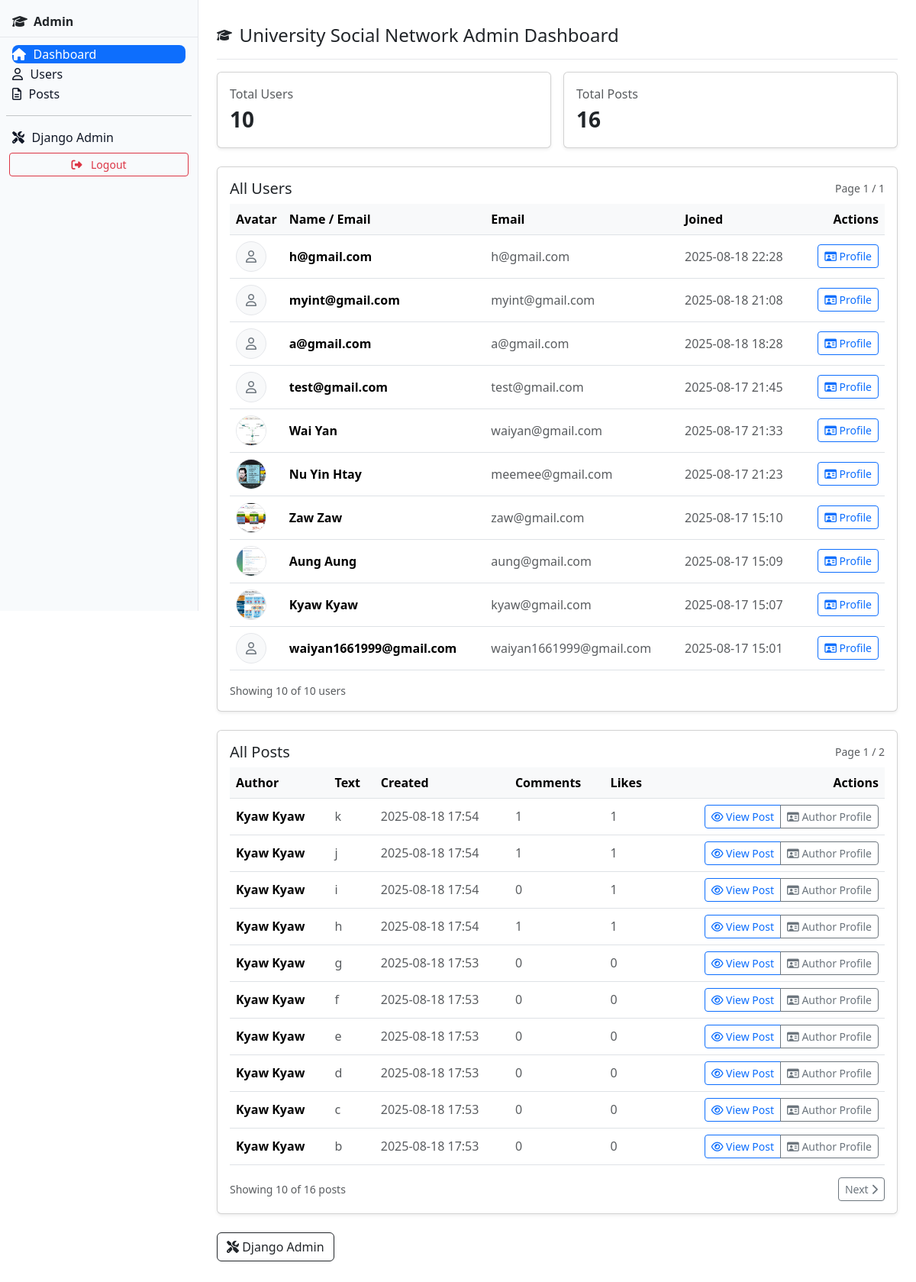
The app's page /admin-dash/ (signed in), older data.
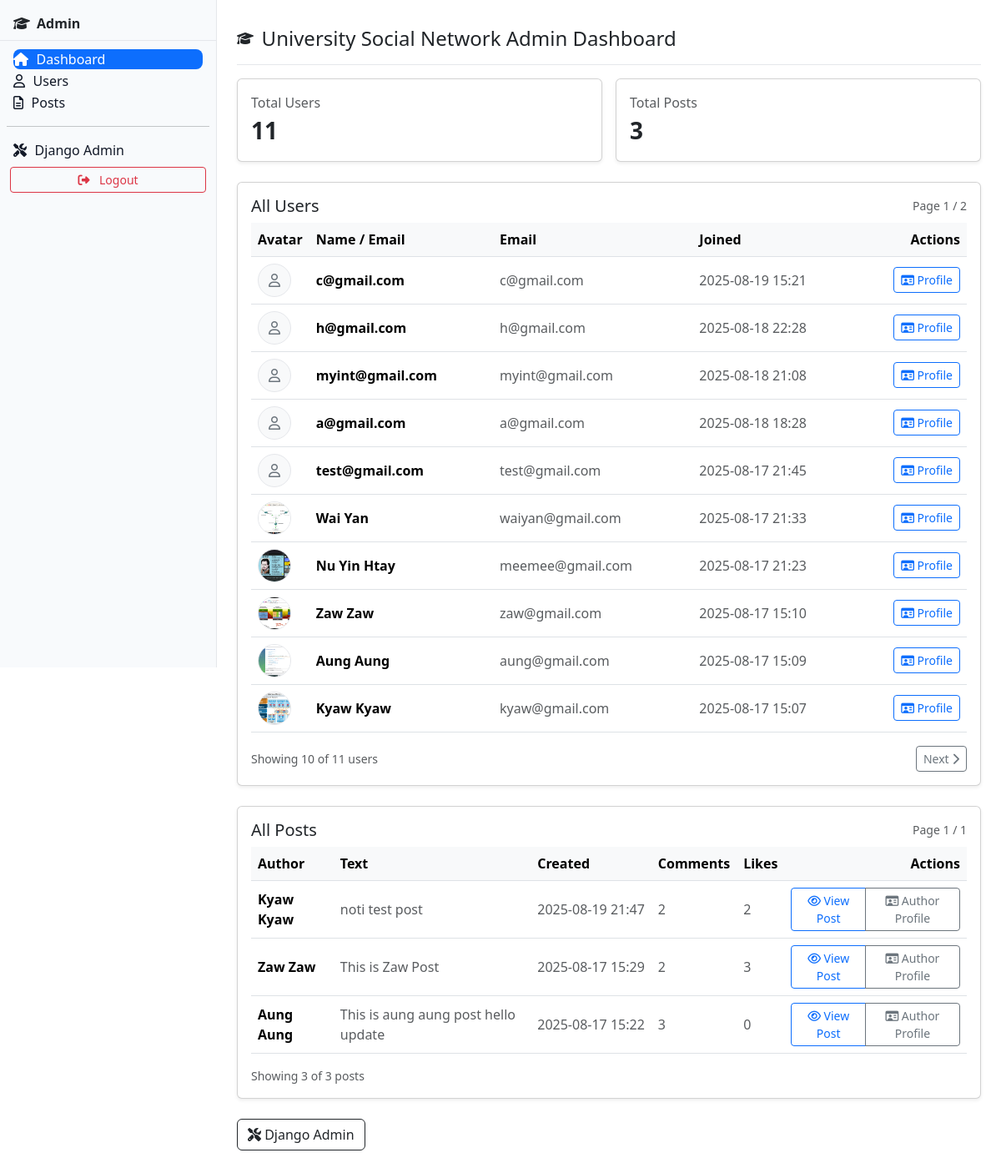
The same page, newer data.
### myapp/models.py (models this page shows, shortened)
class User(AbstractBaseUser, PermissionsMixin):
    email = models.EmailField(unique=True)
    is_staff = models.BooleanField(default=False)
    is_active = models.BooleanField(default=True)
    date_joined = models.DateTimeField(default=timezone.now)
    objects = UserManager()
    USERNAME_FIELD = "email"
    REQUIRED_FIELDS = []

class Profile(models.Model):
    MAJOR = [
        ('CST', 'CST'),
        ('CS',  'Computer Science (CS)'),
        ('CT',  'Computer Technology (CT)'),
    ]
    ACADEMIC_YEAR = [
        ('FIRST_YEAR',  'first year'),
        ('SECOND_YEAR', 'Second year'),
        ('THIRD_YEAR',  'Third year'),
        ('FORUTH_YEAR', 'Fourth year'),
        ('FINAL_YEAR',  'Final year'),
    ]
    user = models.OneToOneField(
        settings.AUTH_USER_MODEL,
        on_delete=models.CASCADE,
        related_name="profile",
    )
    full_name = models.CharField(max_length=150, blank=True)
    bio = models.TextField(blank=True)
    major = models.CharField(max_length=15, choices=MAJOR, blank=True, null=True)
    year = models.CharField(max_length=15, choices=ACADEMIC_YEAR, blank=True, null=True)
    roll_no = models.CharField(max_length=15, blank=True, null=True)
    photo = models.ImageField(upload_to='profile', blank=True, null=True)
    phone_no = models.CharField(max_length=15, blank=True, null=True)
    posts_count = models.PositiveIntegerField(default=0)
    followers_count = models.PositiveIntegerField(default=0)
    following_count = models.PositiveIntegerField(default=0)

class Post(models.Model):
    author = models.ForeignKey(settings.AUTH_USER_MODEL, on_delete=models.CASCADE, related_name="posts")
    text = models.TextField(blank=True)
    photo = models.ImageField(upload_to='post', blank=True, null=True)
    is_edited = models.BooleanField(default=False)
    created_at = models.DateTimeField(default=timezone.now, db_index=True)
    updated_at = models.DateTimeField(auto_now=True)
    comments_count = models.PositiveIntegerField(default=0)
    likes_count = models.PositiveIntegerField(default=0)
    saves_count = models.PositiveIntegerField(default=0)
    class Meta:
        indexes = [
            models.Index(fields=["-created_at"]),
            models.Index(fields=["author", "-created_at"]),
        ]

### admindashboard/views.py (the view)
# urls.py: path("", views.home, name="home"),  # Dashboard page with users + posts
@login_required
@user_passes_test(_staff_required)
def home(request):
    try:
        u_size = int(request.GET.get("u_size", 10))
    except Exception:
        u_size = 10
    try:
        p_size = int(request.GET.get("p_size", 10))
    except Exception:
        p_size = 10
    users_qs = (
        User.objects
        .select_related("profile")
        .order_by("-date_joined")
    )
    users_page = _paginate(request, users_qs, per_page=u_size, page_param="u")
    posts_qs = (
        _post_likes_count_queryset()
        .select_related("author", "author__profile")
        .annotate(num_comments=Count("comments"))
        .order_by("-created_at")
    )
    posts_page = _paginate(request, posts_qs, per_page=p_size, page_param="p")
    context = {
        "total_users": User.objects.count(),
        "total_posts": Post.objects.count(),
        "users_page": users_page,
        "posts_page": posts_page,
        "u_size": u_size,
        "p_size": p_size,
    }
    return render(request, "admindashboard/index.html", context)

### admindashboard/views.py (called while the page is built)
def _staff_required(user):
    return user.is_staff or user.is_superuser

def _paginate(request, queryset, per_page=10, page_param="page"):
    paginator = Paginator(queryset, per_page)
    page_number = request.GET.get(page_param)
    try:
        page_obj = paginator.get_page(page_number)
    except (PageNotAnInteger, EmptyPage):
        page_obj = paginator.get_page(1)
    return page_obj

def _post_likes_count_queryset():
    try:
        Post._meta.get_field("likes_count")  # raises if not present
        return Post.objects.annotate(likes_count_eff=Coalesce(F("likes_count"), Value(0)))
    except Exception:
        return Post.objects.annotate(likes_count_eff=Count("likes"))

### myapp/context_processors.py (called while the page is built)
def unread_notifications_count(request):
    if request.user.is_authenticated:
        c = Notification.objects.filter(recipient=request.user, is_read=False).count()
    else:
        c = 0
    return {'unread_count': c}

### templates/admindashboard/index.html (shortened to what the changed rows need)
{% load static %}
<!doctype html>
<html lang="en">
<head>
  <link href="https://cdn.jsdelivr.net/npm/bootstrap@5.3.2/dist/css/bootstrap.min.css" rel="stylesheet">
  <link rel="stylesheet" href="https://cdnjs.cloudflare.com/ajax/libs/font-awesome/6.5.2/css/all.min.css"/>
</head>
<body>
  <div class="app">
    <div class="layout">
      <main class="content" id="top">
        <div class="row g-3 mb-4">
          <div class="col-md-6">
            <div class="card shadow-sm">
              <div class="card-body">
                <div class="text-muted">Total Users</div>
                <div class="fs-3 fw-bold" id="stat-users">{{ total_users }}</div>
              </div>
            </div>
          </div>
          <div class="col-md-6">
            <div class="card shadow-sm">
              <div class="card-body">
                <div class="text-muted">Total Posts</div>
                <div class="fs-3 fw-bold" id="stat-posts">{{ total_posts }}</div>
              </div>
            </div>
          </div>
        </div>
        <div id="users" class="card shadow-sm mb-4">
          <div class="card-body">
            <div class="d-flex align-items-center justify-content-between mb-2">
              <h5 class="m-0">All Users</h5>
              <div class="text-muted small">Page {{ users_page.number }} / {{ users_page.paginator.num_pages }}</div>
            </div>
            <div class="table-responsive">
              <table class="table align-middle">
                <thead>
                  <tr>
                    <th>Avatar</th>
                    <th>Name / Email</th>
                    <th>Email</th>
                    <th>Joined</th>
                    <th class="text-end">Actions</th>
                  </tr>
                </thead>
                <tbody>
                  {% for u in users_page %}
                  <tr>
                    <td style="width:60px">
                      {% if u.profile and u.profile.photo %}
                        <img class="avatar" src="{{ u.profile.photo.url }}" alt="avatar">
                      {% else %}
                        <div class="avatar d-flex align-items-center justify-content-center bg-light">
                          <i class="fa-regular fa-user text-secondary"></i>
                        </div>
                      {% endif %}
                    </td>
                    <td class="fw-semibold">
                      {{ u.profile.full_name|default:u.email }}
                    </td>
                    <td class="text-muted">{{ u.email }}</td>
                    <td class="text-muted nowrap">{{ u.date_joined|date:"Y-m-d H:i" }}</td>
                    <td class="text-end">
                      <a class="btn btn-sm btn-outline-primary" href="{% url 'social:profile-detail' u.pk %}">
                        <i class="fa-regular fa-id-card"></i> Profile
                      </a>
                    </td>
                  </tr>
                  {% empty %}
                  <tr><td colspan="5" class="text-center text-muted">No users.</td></tr>
                  {% endfor %}
                </tbody>
              </table>
            </div>
            <div class="d-flex justify-content-between align-items-center">
              <div class="small text-muted">Showing {{ users_page|length }} of {{ users_page.paginator.count }} users</div>
              <div class="d-flex gap-2">
                {% if users_page.has_next %}
                  <a class="btn btn-sm btn-outline-secondary" href="?u={{ users_page.next_page_number }}&p={{ posts_page.number }}&u_size={{ u_size }}&p_size={{ p_size }}">
                    Next <i class="fa-solid fa-chevron-right"></i>
                  </a>
                {% endif %}
              </div>
            </div>
          </div>
        </div>
        <div id="posts" class="card shadow-sm mb-4">
          <div class="card-body">
            <div class="d-flex align-items-center justify-content-between mb-2">
              <h5 class="m-0">All Posts</h5>
              <div class="text-muted small">Page {{ posts_page.number }} / {{ posts_page.paginator.num_pages }}</div>
            </div>
            <div class="table-responsive">
              <table class="table align-middle">
                <thead>
                  <tr>
                    <th>Author</th>
                    <th>Text</th>
                    <th>Created</th>
                    <th>Comments</th>
                    <th>Likes</th>
                    <th class="text-end">Actions</th>
                  </tr>
                </thead>
                <tbody>
                  {% for p in posts_page %}
                  <tr>
                    <td class="fw-semibold">
                      {{ p.author.profile.full_name|default:p.author.email }}
                    </td>
                    <td class="text-muted" style="max-width:420px;">
                      {{ p.text|default:"(no text)" }}
                    </td>
                    <td class="text-muted nowrap">{{ p.created_at|date:"Y-m-d H:i" }}</td>
                    <td class="text-muted">{{ p.num_comments }}</td>
                    <td class="text-muted">{{ p.likes_count_eff }}</td>
                    <td class="text-end">
                      <div class="btn-group">
                        <a class="btn btn-sm btn-outline-primary" href="{% url 'social:post-detail' p.pk %}">
                          <i class="fa-regular fa-eye"></i> View Post
                        </a>
                        <a class="btn btn-sm btn-outline-secondary" href="{% url 'social:profile-detail' p.author.pk %}">
                          <i class="fa-regular fa-id-card"></i> Author Profile
                        </a>
                      </div>
                    </td>
                  </tr>
                  {% empty %}
                  <tr><td colspan="6" class="text-center text-muted">No posts.</td></tr>
                  {% endfor %}
                </tbody>
              </table>
            </div>
            <div class="d-flex justify-content-between align-items-center">
              <div class="small text-muted">Showing {{ posts_page|length }} of {{ posts_page.paginator.count }} posts</div>
              <div class="d-flex gap-2">
                {% if posts_page.has_next %}
                  <a class="btn btn-sm btn-outline-secondary" href="?p={{ posts_page.next_page_number }}&u={{ users_page.number }}&u_size={{ u_size }}&p_size={{ p_size }}">
                    Next <i class="fa-solid fa-chevron-right"></i>
                  </a>
                {% endif %}
              </div>
            </div>
          </div>
        </div>
      </main>
    </div>
  </div>
</body>
</html>

Row changes from the older to the newer data that the page shows:
no longer on this page (row edited): User: profile.full_name "waiyan1661999@gmail.com", email "waiyan1661999@gmail.com", date_joined "2025-08-17 15:01"
removed Post: author.profile.full_name "Kyaw Kyaw", text "k", created_at "2025-08-18 17:54", num_comments "1", likes_count_eff "1"
removed Post: author.profile.full_name "Kyaw Kyaw", text "j", created_at "2025-08-18 17:54", num_comments "1", likes_count_eff "1"
removed Post: author.profile.full_name "Kyaw Kyaw", text "i", created_at "2025-08-18 17:54", num_comments "0", likes_count_eff "1"
removed Post: author.profile.full_name "Kyaw Kyaw", text "h", created_at "2025-08-18 17:54", num_comments "1", likes_count_eff "1"
removed Post: author.profile.full_name "Kyaw Kyaw", text "g", created_at "2025-08-18 17:53", num_comments "0", likes_count_eff "0"
removed Post: author.profile.full_name "Kyaw Kyaw", text "f", created_at "2025-08-18 17:53", num_comments "0", likes_count_eff "0"
removed Post: author.profile.full_name "Kyaw Kyaw", text "e", created_at "2025-08-18 17:53", num_comments "0", likes_count_eff "0"
removed Post: author.profile.full_name "Kyaw Kyaw", text "d", created_at "2025-08-18 17:53", num_comments "0", likes_count_eff "0"
removed Post: author.profile.full_name "Kyaw Kyaw", text "c", created_at "2025-08-18 17:53", num_comments "0", likes_count_eff "0"
removed Post: author.profile.full_name "Kyaw Kyaw", text "b", created_at "2025-08-18 17:53", num_comments "0", likes_count_eff "0"
added User: profile.full_name "c@gmail.com", email "c@gmail.com", date_joined "2025-08-19 15:21"
added Post: author.profile.full_name "Kyaw Kyaw", text "noti test post", created_at "2025-08-19 21:47", num_comments "2", likes_count_eff "2"
now on this page (row edited): Post: author.profile.full_name "Zaw Zaw", text "This is Zaw Post", created_at "2025-08-17 15:29", num_comments "2", likes_count_eff "3"
now on this page (row edited): Post: author.profile.full_name "Aung Aung", text "This is aung aung post hello update", created_at "2025-08-17 15:22", num_comments "3", likes_count_eff "0"
Text that changed along with them:
{{ total_users }}: "10" → "11"
{{ total_posts }}: "16" → "3"
{{ users_page.paginator.num_pages }}: "1" → "2"
{{ users_page.paginator.count }}: "10" → "11"
{{ posts_page.paginator.num_pages }}: "2" → "1"
{{ posts_page|length }}: "10" → "3"
{{ posts_page.paginator.count }}: "16" → "3"
